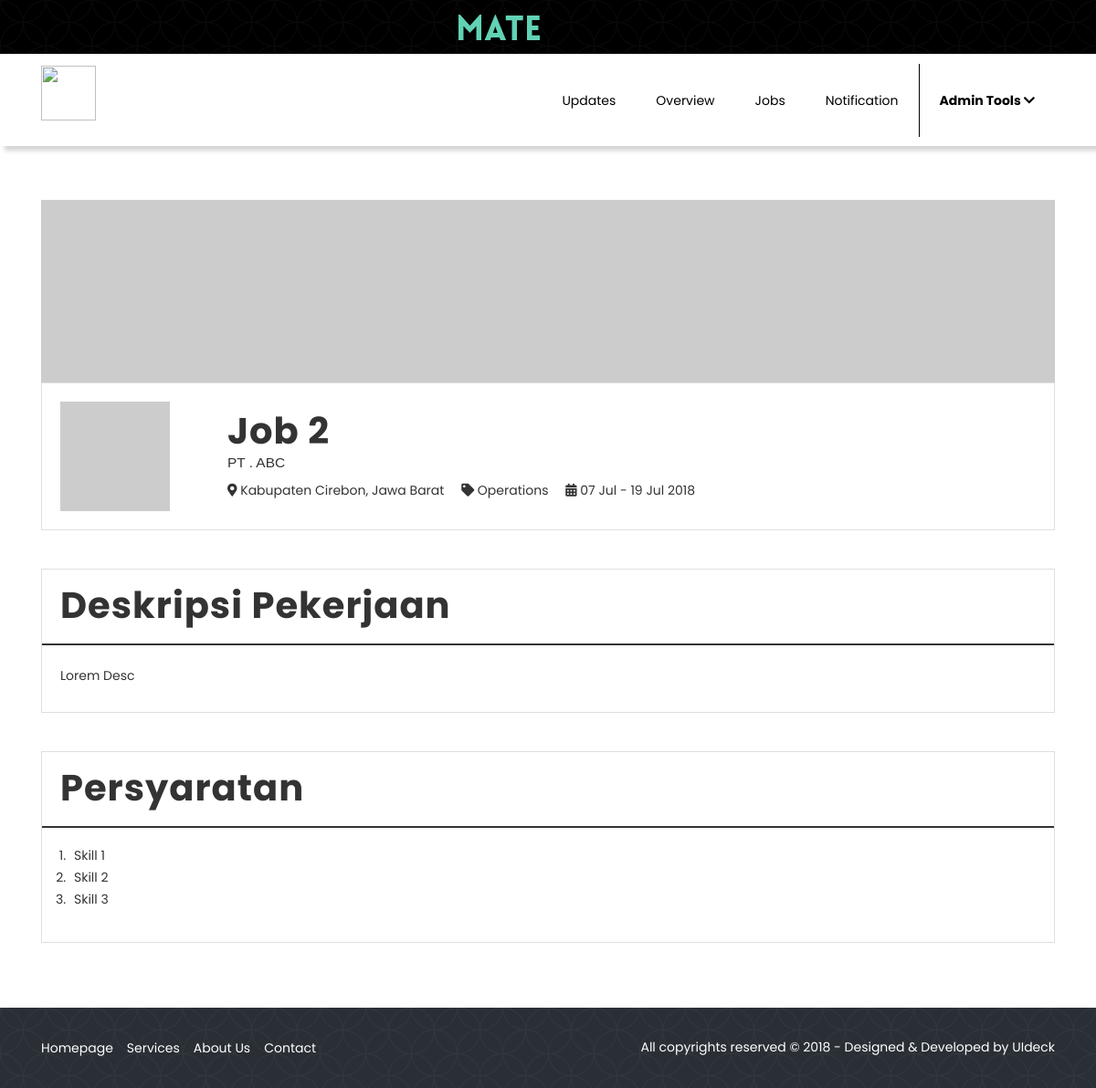
/company/job-vacancy/detail/3, run on the app's committed database.
### tables this page shows
CREATE TABLE `job_vacancy` (
  `id_job` int(11) NOT NULL,
  `id_company` int(11) NOT NULL,
  `job_title` varchar(200) NOT NULL,
  `job_type` varchar(50) NOT NULL COMMENT 'get from array in controller',
  `job_role` varchar(200) NOT NULL,
  `job_category` varchar(50) NOT NULL COMMENT 'get from array in controller',
  `job_province_location_id` int(11) NOT NULL COMMENT 'lokasi_ID',
  `job_city_location_id` varchar(14) NOT NULL COMMENT 'lokasi_kode',
  `job_date_start` date NOT NULL,
  `job_date_end` date NOT NULL,
  `job_description` text NOT NULL,
  `job_required_skill` text NOT NULL,
  `publish_date` timestamp NOT NULL DEFAULT CURRENT_TIMESTAMP
);

CREATE TABLE IF NOT EXISTS `inf_lokasi` (
`lokasi_ID` int(11) NOT NULL,
  `lokasi_kode` varchar(50) NOT NULL DEFAULT '',
  `lokasi_nama` varchar(100) NOT NULL DEFAULT '',
  `lokasi_propinsi` int(2) NOT NULL,
  `lokasi_kabupatenkota` int(2) unsigned zerofill DEFAULT NULL,
  `lokasi_kecamatan` int(2) unsigned zerofill NOT NULL,
  `lokasi_kelurahan` int(4) unsigned zerofill NOT NULL
);

### application/controllers/CompanyMember.php (called while the page is built, shortened)
<?php
class CompanyMember extends CI_Controller
{
	public function __construct()
	{
		$this->load->helper('url');
		$this->load->helper('form');
		$this->load->library('form_validation');
		$this->load->library('session');
		$this->load->library('pagination');
		$this->load->model('company_member_models/CompanyUpdatesModel');
		$this->load->model('company_member_models/CompanyJobVacancyModel');
	}
	public function detail_job($id_job)
	{
		$this->load->model('account/UserModel');
		$data['company_name'] = "PT . ABC";
		$data['company_job'] = $this->CompanyJobVacancyModel->detail($id_job);
		$job_categories 	  = $this->get_job_category_list();
		$data['job_category'] = $job_categories[$data['company_job']->job_category];
		$job_types 	  	  = $this->get_job_type_list();
		$data['job_type'] = $job_types[$data['company_job']->job_type];
		$this->load->view('skin/front_end/header_company_page_topbar');
		$this->load->view('skin/front_end/navbar_company_page');
		$this->load->view('content_front_end/company_jobs_page_detail', $data);
		$this->load->view('skin/front_end/footer_company_page');
	}
	private function get_job_category_list()
	{
		$job_category = array(
						  'jc-1'=>'Software Engineering',
	                      'jc-2'=>'Data Science',
	                      'jc-3'=>'Design',
	                      'jc-4'=>'Operations',
	                      'jc-5'=>'Marketing',
	                      'jc-6'=>'Product Management',
	                      'jc-7'=>'Bussiness Development',
	                      'jc-8'=>'Engineering',
	                      'jc-9'=>'Management',
	                      'jc-10'=>'Finance',
	                      'jc-11'=>'Human Resource',
	                      'jc-12'=>'Media & Communication',
	                      'jc-13'=>'Consulting',
	                      'jc-14'=>'Other'
	                      );
		return $job_category;
	}
	private function get_job_type_list()
	{
		$job_type = array(
					  'jt-1'=>'Part Time',
	                  'jt-2'=>'Full Time',
	                  'jt-3'=>'Internship'
	                  );
		return $job_type;
	}
}

### index.php (called while the page is built, shortened)
<?php
require_once BASEPATH.'core/CodeIgniter.php';

### application/models/company_member_models/CompanyJobVacancyModel.php (called while the page is built, shortened)
<?php
	class CompanyJobVacancyModel extends CI_Model
	{
		public function detail($id_job)
		{
			$this->db->select('job_vacancy.*, t_province.lokasi_nama AS province, t_city.lokasi_nama AS city');
			$this->db->from('job_vacancy');
			$this->db->where('id_job', $id_job);
			$this->db->join('inf_lokasi t_province', 't_province.lokasi_ID = job_vacancy.job_province_location_id', 'left');
			$this->db->join('inf_lokasi t_city', 't_city.lokasi_kode = job_vacancy.job_city_location_id', 'left');
			$this->db->order_by('publish_date', 'DESC');
			return $this->db->get()->row();
		}
	}

### application/views/content_front_end/company_jobs_page_detail.php (the view, shortened to what this page needs)
<div class="container" style="padding-top: 30px; padding-bottom: 50px;">
	<div class="bg-company">
		<figure class="image-bg" style="background-color: #ccc"></figure>
	</div>
	<div class="content">
		<div class="company-profile card">
			<div class="card-body row">
				<div class="fit-content col-xs-4 col-md-2">
					<figure class="image-bg"></figure>
				</div>
				<div class="fit-content col-xs-8 col-md-10">
					<h3 class="vacancy-title"><?php echo $company_job->job_title; ?></h3>
					<p class="company-name"><?php echo $company_name; ?></p>
					<div class="vacancy-attribute hidden-xs">
						<span><i class="fa fa-map-marker-alt"></i>
							<?php echo capitalizeEachWord($company_job->city) .", ". $company_job->province; ?>
						</span>
						<span><i class="fa fa-tag"></i>
							<?php echo $job_category; ?>
						</span>
						<span><i class="fa fa-calendar-alt"></i>
							<?php echo displayApplyDate($company_job->job_date_start, $company_job->job_date_end); ?>
						</span>
					</div>
				</div>
			</div>
		</div>
		<br>
		<br>
		<div class="job-vacancy">
			<div class="card">
				<div class="card-header">
					<h4>Deskripsi Pekerjaan</h4>
				</div>
				<div class="card-body">
					<p>
						<?php echo $company_job->job_description; ?>
					</p>
				</div>
			</div>
			<br>
			<br>
			<div class="card">
				<div class="card-header">
					<h4>Persyaratan</h4>
				</div>
				<div class="card-body">
					<ol class="requirement">
						<?php echo displayRequiredSkills($company_job->job_required_skill); ?>
					</ol>
				</div>
			</div>
		</div>
		<br>
	</div>
</div>

### application/helpers/custom_helper.php (shortened to what this page needs)
<?php
function capitalizeEachWord($string)
{
    $string = strtolower($string);
    $string = ucwords($string);
    return $string;
}
function displayApplyDate($start_date, $end_date)
{
    if ($start_date != null && $start_date != '' && $start_date != '0000-00-00') {
        return date('d M', strtotime($start_date)) . ' - ' . date('d M Y', strtotime($end_date));
    }
    else{
        return "-";
    }
}
function displayRequiredSkills($string)
{
    $array = explode(',', $string);
    foreach ($array as $key => $value) {
        echo "<li>". $value ."</li>";
    }
}

### asset/Template Company Profile/css/main.css (style rules this page uses)
body { font-family: 'Poppins', sans-serif; color: #333; font-size: 14px; font-weight: 400; background: #fff; overflow-x: hidden; }
html { overflow-x: hidden; }
p { font-size: 14px; line-height: 26px; }
h1, h2, h3, h4, h5 { font-family: 'Poppins', sans-serif; font-size: 40px; font-weight: 700; letter-spacing: 1px; }

### asset/css/company-member.css (style rules this page uses)
.image-bg { background-size: cover; background-position: center; background-repeat: no-repeat; }
.company-name { font-size: 1.1em; font-family: sans-serif; }
.bg-company .image-bg { height: 200px; }
figure { margin-bottom: 0px; }
.vacancy-title { margin-top: 10px; margin-bottom: 0px; }
.company-profile .image-bg { width: 120px; height: 120px; background-color: #ccc; }
.vacancy-attribute span:nth-child(n+2) { margin-left: 15px; }
.requirement { padding-left: 10px; }
.requirement li { padding-left: 5px; margin-bottom: 3px; }
.card { border-radius: 0px; }
.card-header { background-color: #fff; border-bottom: 2px solid #333; }
.card-header h4 { margin-top: 5px; }
p { margin-bottom: 7px; }
@media screen and (min-width: 767px) { .hidden-xs { display: block; } }

### data on the page
job_vacancy: job_title "Job 2", inf_lokasi.lokasi_nama "Kabupaten Cirebon", inf_lokasi.lokasi_nama "Jawa Barat", job_date_start+job_date_end "07 Jul - 19 Jul 2018", job_description "Lorem Desc", job_required_skill "Skill 1", job_required_skill "Skill 2", job_required_skill "Skill 3"

### other printed values
$company_name "PT . ABC"
$job_category "Operations"
